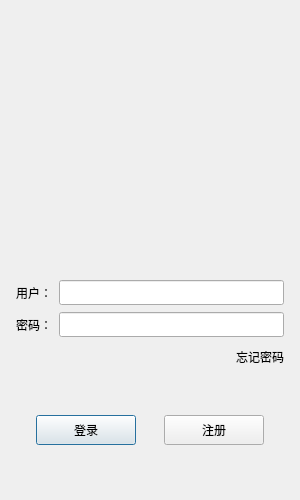
<?xml version="1.0" encoding="UTF-8"?>
<ui version="4.0">
 <class>LoginDialog</class>
 <widget class="QDialog" name="LoginDialog">
  <property name="geometry">
   <rect>
    <x>0</x>
    <y>0</y>
    <width>300</width>
    <height>500</height>
   </rect>
  </property>
  <property name="minimumSize">
   <size>
    <width>0</width>
    <height>0</height>
   </size>
  </property>
  <property name="maximumSize">
   <size>
    <width>300</width>
    <height>500</height>
   </size>
  </property>
  <property name="windowTitle">
   <string>Dialog</string>
  </property>
  <layout class="QVBoxLayout" name="verticalLayout_2">
   <item>
    <layout class="QVBoxLayout" name="verticalLayout">
     <property name="spacing">
      <number>7</number>
     </property>
     <property name="leftMargin">
      <number>5</number>
     </property>
     <property name="topMargin">
      <number>5</number>
     </property>
     <property name="rightMargin">
      <number>5</number>
     </property>
     <property name="bottomMargin">
      <number>5</number>
     </property>
     <item>
      <widget class="QWidget" name="widget" native="true">
       <layout class="QGridLayout" name="gridLayout">
        <item row="0" column="0">
         <widget class="QLabel" name="label">
          <property name="minimumSize">
           <size>
            <width>200</width>
            <height>200</height>
           </size>
          </property>
          <property name="maximumSize">
           <size>
            <width>200</width>
            <height>200</height>
           </size>
          </property>
          <property name="text">
           <string/>
          </property>
          <property name="pixmap">
           <pixmap resource="rc.qrc">:/res/ice.png</pixmap>
          </property>
          <property name="scaledContents">
           <bool>true</bool>
          </property>
          <property name="alignment">
           <set>Qt::AlignCenter</set>
          </property>
         </widget>
        </item>
        <item row="1" column="0">
         <spacer name="verticalSpacer">
          <property name="orientation">
           <enum>Qt::Vertical</enum>
          </property>
          <property name="sizeHint" stdset="0">
           <size>
            <width>20</width>
            <height>40</height>
           </size>
          </property>
         </spacer>
        </item>
       </layout>
      </widget>
     </item>
     <item>
      <layout class="QHBoxLayout" name="horizontalLayout">
       <item>
        <widget class="QLabel" name="user_label">
         <property name="minimumSize">
          <size>
           <width>0</width>
           <height>25</height>
          </size>
         </property>
         <property name="maximumSize">
          <size>
           <width>16777215</width>
           <height>25</height>
          </size>
         </property>
         <property name="text">
          <string>用户：</string>
         </property>
        </widget>
       </item>
       <item>
        <widget class="QLineEdit" name="user_edit">
         <property name="minimumSize">
          <size>
           <width>0</width>
           <height>25</height>
          </size>
         </property>
         <property name="maximumSize">
          <size>
           <width>16777215</width>
           <height>25</height>
          </size>
         </property>
        </widget>
       </item>
      </layout>
     </item>
     <item>
      <layout class="QHBoxLayout" name="horizontalLayout_2">
       <item>
        <widget class="QLabel" name="pass_label">
         <property name="minimumSize">
          <size>
           <width>0</width>
           <height>25</height>
          </size>
         </property>
         <property name="maximumSize">
          <size>
           <width>16777215</width>
           <height>25</height>
          </size>
         </property>
         <property name="text">
          <string>密码：</string>
         </property>
        </widget>
       </item>
       <item>
        <widget class="QLineEdit" name="pass_edit">
         <property name="minimumSize">
          <size>
           <width>0</width>
           <height>25</height>
          </size>
         </property>
         <property name="maximumSize">
          <size>
           <width>16777215</width>
           <height>25</height>
          </size>
         </property>
        </widget>
       </item>
      </layout>
     </item>
     <item>
      <layout class="QHBoxLayout" name="horizontalLayout_3">
       <item>
        <spacer name="horizontalSpacer">
         <property name="orientation">
          <enum>Qt::Horizontal</enum>
         </property>
         <property name="sizeHint" stdset="0">
          <size>
           <width>40</width>
           <height>20</height>
          </size>
         </property>
        </spacer>
       </item>
       <item>
        <widget class="QLabel" name="froget_label">
         <property name="minimumSize">
          <size>
           <width>0</width>
           <height>25</height>
          </size>
         </property>
         <property name="maximumSize">
          <size>
           <width>16777215</width>
           <height>25</height>
          </size>
         </property>
         <property name="text">
          <string>忘记密码</string>
         </property>
        </widget>
       </item>
      </layout>
     </item>
     <item>
      <spacer name="verticalSpacer_2">
       <property name="orientation">
        <enum>Qt::Vertical</enum>
       </property>
       <property name="sizeHint" stdset="0">
        <size>
         <width>20</width>
         <height>40</height>
        </size>
       </property>
      </spacer>
     </item>
     <item>
      <layout class="QHBoxLayout" name="horizontalLayout_4">
       <item>
        <spacer name="horizontalSpacer_2">
         <property name="orientation">
          <enum>Qt::Horizontal</enum>
         </property>
         <property name="sizeHint" stdset="0">
          <size>
           <width>40</width>
           <height>20</height>
          </size>
         </property>
        </spacer>
       </item>
       <item>
        <widget class="QPushButton" name="login_btn">
         <property name="minimumSize">
          <size>
           <width>100</width>
           <height>30</height>
          </size>
         </property>
         <property name="maximumSize">
          <size>
           <width>100</width>
           <height>30</height>
          </size>
         </property>
         <property name="text">
          <string>登录</string>
         </property>
        </widget>
       </item>
       <item>
        <spacer name="horizontalSpacer_3">
         <property name="orientation">
          <enum>Qt::Horizontal</enum>
         </property>
         <property name="sizeHint" stdset="0">
          <size>
           <width>40</width>
           <height>20</height>
          </size>
         </property>
        </spacer>
       </item>
       <item>
        <widget class="QPushButton" name="reg_btn">
         <property name="minimumSize">
          <size>
           <width>100</width>
           <height>30</height>
          </size>
         </property>
         <property name="maximumSize">
          <size>
           <width>100</width>
           <height>30</height>
          </size>
         </property>
         <property name="text">
          <string>注册</string>
         </property>
        </widget>
       </item>
       <item>
        <spacer name="horizontalSpacer_4">
         <property name="orientation">
          <enum>Qt::Horizontal</enum>
         </property>
         <property name="sizeHint" stdset="0">
          <size>
           <width>40</width>
           <height>20</height>
          </size>
         </property>
        </spacer>
       </item>
      </layout>
     </item>
     <item>
      <spacer name="verticalSpacer_3">
       <property name="orientation">
        <enum>Qt::Vertical</enum>
       </property>
       <property name="sizeHint" stdset="0">
        <size>
         <width>20</width>
         <height>40</height>
        </size>
       </property>
      </spacer>
     </item>
    </layout>
   </item>
  </layout>
 </widget>
 <resources>
  <include location="rc.qrc"/>
 </resources>
 <connections/>
</ui>
